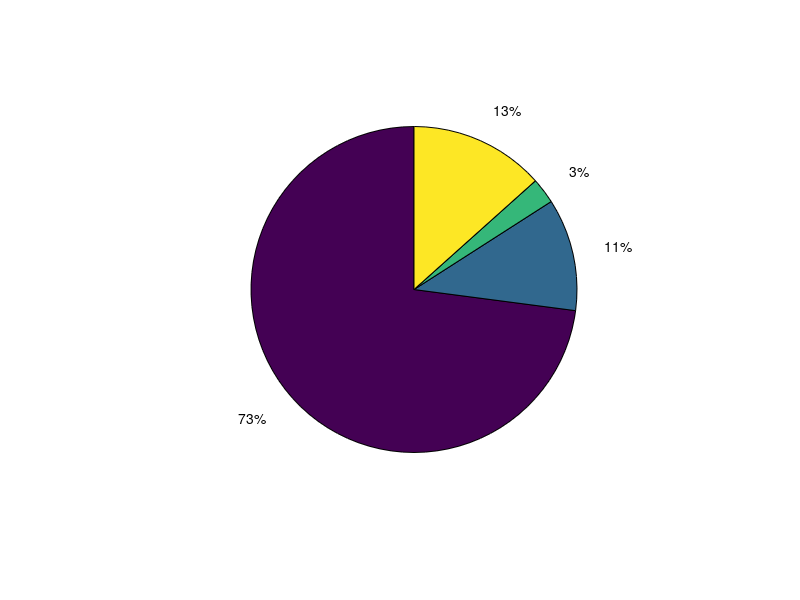

The MATLAB script that drew this image: (Note: this script raises an error after producing the figure.)

% Clay Dec. 2017
% script to take intermediate step of Ziv registration on DG place cells
% and find cells active in subsets of sessions (or are place cells in
% subsets of
% sessions?)

figure; pie([229 35 8 42]);

n=0;m=0;p=0;q=0;

for i = 1:size(sameCellPlaceBool,1)
    pcs = sameCellPlaceBool(i,:); % whether cell present in all sessions is a place cell in each
    if pcs==[1,0,0]
        n=n+1;
        firstOnly(n) = i;
    elseif pcs==[0,1,1]
        m=m+1;
        lastTwoOnly(m) = i;
    elseif pcs==[0,1,0]
        p=p+1;
        secondOnly(p) = i;
    elseif pcs==[0,0,1]
        q=q+1;
        lastOnly(q) = i;
    end
end